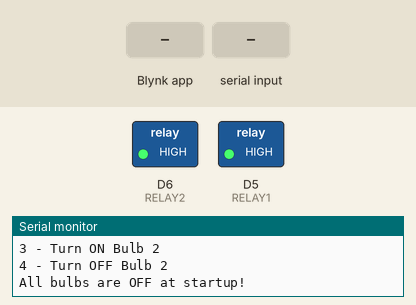
Recording of a sketch running on a simulated ESP8266 (NodeMCU). Parts: switched loads named in the sketch (green lamp = pin HIGH), the last lines printed to the serial monitor. The inputs (shaded band) are chosen by the test bench. WiFi joins after 1.5 s; servers stay silent unless stated.

Above: at 4.0 s.
4.1 s: Blynk app writes 1 to V0
At 4.6 s:
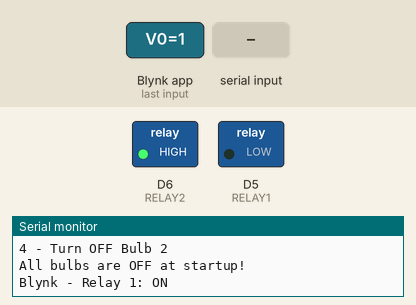
5.6 s: "3" received over Serial
At 6.8 s:
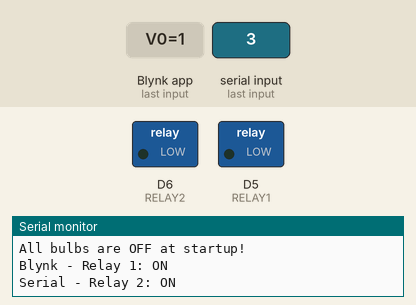
7.1 s: Blynk app writes 0 to V0
At 8.1 s:
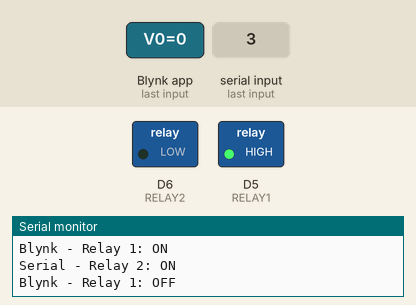
8.6 s: Blynk app writes 200 to V0
At 9.2 s:
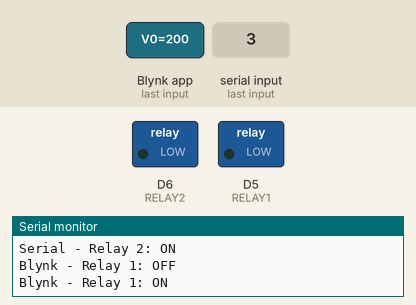
10.1 s: Blynk app writes 0 to V1
At 10.4 s:
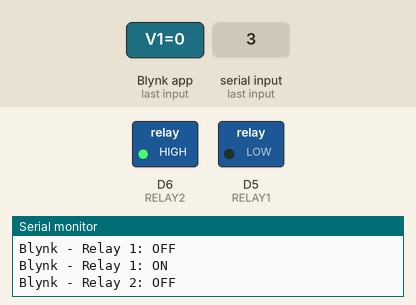
11.6 s: "2" received over Serial
At 12.7 s:
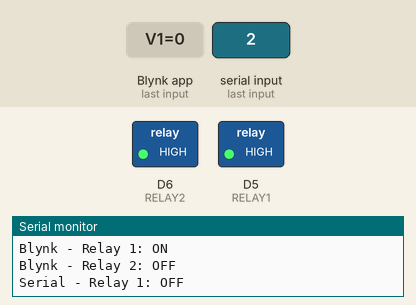
Timing chart, 0 to 14.1 s (numbered marks = the images above; inputs shaded):
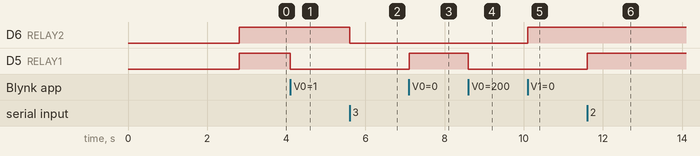

Measured:
- after the input at 4.1 s, D5 (RELAY1): HIGH → LOW at once
- after the input at 5.6 s, D6 (RELAY2): HIGH → LOW at once
- after the input at 7.1 s, D5 (RELAY1): LOW → HIGH at once
- after the input at 8.6 s, D5 (RELAY1): HIGH → LOW at once
- after the input at 10.1 s, D6 (RELAY2): LOW → HIGH at once
- after the input at 11.6 s, D5 (RELAY1): LOW → HIGH at once

The sketch:

led_control_using_ESP8266.ino
```cpp
#define BLYNK_PRINT Serial

// Replace with your Blynk credentials
#define BLYNK_TEMPLATE_ID "TMPL3BatfKCoX"
#define BLYNK_TEMPLATE_NAME "Realy Control"
#define BLYNK_AUTH_TOKEN "f-0pyLzJvTOYQF7BvMsCzDk--TZfZK8K"
#include <ESP8266WiFi.h>
#include <BlynkSimpleEsp8266.h>

// Replace with your WiFi credentials
char ssid[] = "shiv";          // Your WiFi Name
char pass[] = "11111111";      // Your WiFi Password
char auth[] = BLYNK_AUTH_TOKEN; // Blynk Auth Token

#define RELAY1 D5  // GPIO14 - First Relay (Bulb 1)
#define RELAY2 D6  // GPIO12 - Second Relay (Bulb 2)

void setup() {
  Serial.begin(115200);
  delay(1000);

  Serial.println("\nStarting ESP8266...");
  Serial.println("Connecting to WiFi...");

  WiFi.begin(ssid, pass);
  while (WiFi.status() != WL_CONNECTED) {
    delay(500);
    Serial.print(".");
  }

  Serial.println("\nWiFi Connected!");
  Serial.print("IP Address: ");
  Serial.println(WiFi.localIP());

  Blynk.begin(auth, ssid, pass);
  Serial.println("Connected to Blynk!");

  pinMode(RELAY1, OUTPUT);
  pinMode(RELAY2, OUTPUT);

  digitalWrite(RELAY1, HIGH); // Ensure Relay 1 starts OFF
  digitalWrite(RELAY2, HIGH); // Ensure Relay 2 starts OFF

  Serial.println("\nCommands:");
  Serial.println("1 - Turn ON Bulb 1");
  Serial.println("2 - Turn OFF Bulb 1");
  Serial.println("3 - Turn ON Bulb 2");
  Serial.println("4 - Turn OFF Bulb 2");

  Serial.println("\nAll bulbs are OFF at startup!");
}

// Blynk control for Relay 1 (Bulb 1)
BLYNK_WRITE(V0) {
  int relay1State = param.asInt();
  digitalWrite(RELAY1, relay1State ? LOW : HIGH);
  Serial.print("Blynk - Relay 1: ");
  Serial.println(relay1State ? "ON" : "OFF");
}

// Blynk control for Relay 2 (Bulb 2)
BLYNK_WRITE(V1) {
  int relay2State = param.asInt();
  digitalWrite(RELAY2, relay2State ? LOW : HIGH);
  Serial.print("Blynk - Relay 2: ");
  Serial.println(relay2State ? "ON" : "OFF");
}

void loop() {
  Blynk.run();

  // Serial control
  if (Serial.available()) {
    char command = Serial.read();
    switch (command) {
      case '1':
        digitalWrite(RELAY1, LOW);
        Serial.println("Serial - Relay 1: ON");
        break;
      case '2':
        digitalWrite(RELAY1, HIGH);
        Serial.println("Serial - Relay 1: OFF");
        break;
      case '3':
        digitalWrite(RELAY2, LOW);
        Serial.println("Serial - Relay 2: ON");
        break;
      case '4':
        digitalWrite(RELAY2, HIGH);
        Serial.println("Serial - Relay 2: OFF");
        break;
      default:
        Serial.println("Invalid command! Use 1, 2, 3, or 4.");
        break;
    }
  }
}
```
